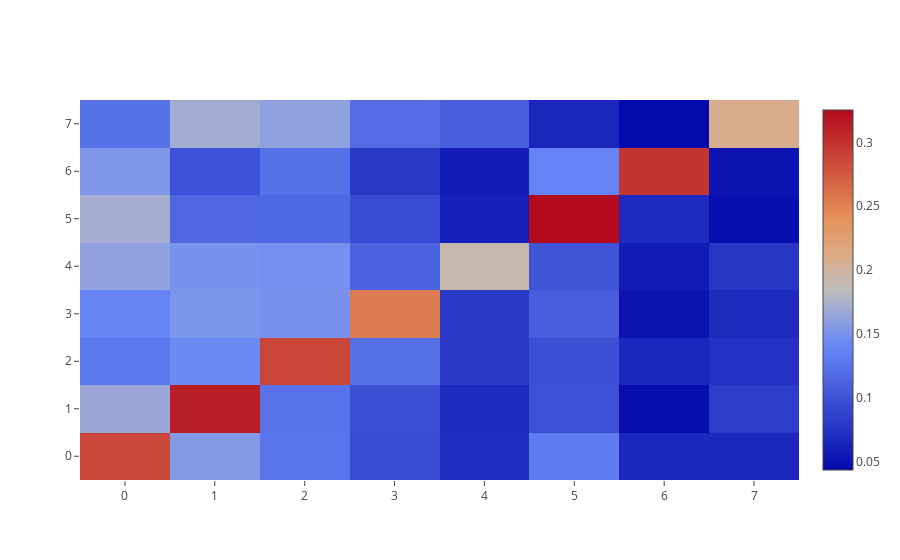

Write notebook code for a chart like this one.
### Code cell
import plotly.offline as py
import plotly.graph_objs as go
plotly.offline.init_notebook_mode(connected=True)

trace = go.Heatmap(z=matrix_perc,
                   x=["0","1","2","3","4","5","6","7"],
                   y=["0","1","2","3","4","5","6","7"])
data=[trace]
py.iplot(data, filename='labelled-heatmap')

### Figure 1 — Plotly figure (JSON) as saved in the notebook; plotly's stock layout.template omitted (floating-point values rounded to 4 significant figures)
{"data": [{"type": "heatmap", "uid": "cc8b2370-a199-4496-8391-ef5818800830", "x": ["0", "1", "2", "3", "4", "5", "6", "7"], "y": ["0", "1", "2", "3", "4", "5", "6", "7"], "z": [[0.2863, 0.1548, 0.1262, 0.09413, 0.07162, 0.1325, 0.06732, 0.06702], [0.1665, 0.3135, 0.126, 0.09718, 0.06919, 0.09866, 0.04631, 0.08273], [0.1288, 0.1428, 0.2882, 0.1228, 0.07978, 0.09716, 0.06653, 0.07394], [0.1373, 0.1508, 0.1496, 0.2546, 0.08009, 0.108, 0.05183, 0.06781], [0.161, 0.1491, 0.1479, 0.113, 0.1924, 0.1014, 0.05756, 0.07754], [0.172, 0.116, 0.1163, 0.0938, 0.06021, 0.3253, 0.06853, 0.04781], [0.1527, 0.09962, 0.123, 0.07916, 0.05789, 0.1379, 0.2991, 0.05062], [0.1234, 0.1705, 0.1608, 0.1206, 0.1078, 0.06506, 0.0437, 0.2082]]}], "layout": {}}
